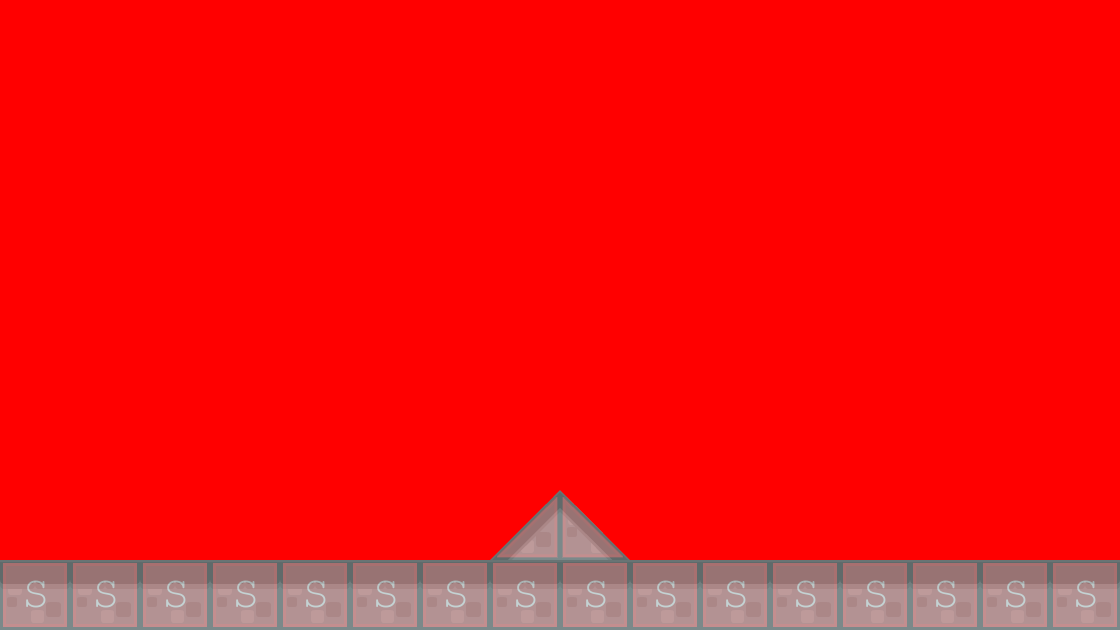

A 2D game scene composited from a Tiled map and its tileset images. What follows is a short description and the map's XML, with each tile layer's data collapsed to a summary:
An orthogonal 16x9 tile map with 70x70 px tiles, 2 tile layers (background1, collision), 2 tilesets and 2 objects (PlayerBase, EnemyBase).

<map version="1.0" orientation="orthogonal" renderorder="right-down" width="16" height="9" tilewidth="70" tileheight="70" backgroundcolor="#ff0000">
 <tileset firstgid="1" name="background-tiles" tilewidth="70" tileheight="70">
  <image source="../img/background-tiles.png" width="910" height="910" />
  <tile id="31">
   <properties>
    <property name="type" value="rslope" />
   </properties>
  </tile>
 </tileset>
 <tileset firstgid="170" name="meta-tiles" tilewidth="70" tileheight="70">
  <image source="../img/meta-tiles.png" width="350" height="70" />
  <tile id="1">
   <properties>
    <property name="type" value="lslope" />
   </properties>
  </tile>
  <tile id="3">
   <properties>
    <property name="type" value="rslope" />
   </properties>
  </tile>
  <tile id="4">
   <properties>
    <property name="type" value="solid" />
   </properties>
  </tile>
 </tileset>
 <layer name="background1" width="16" height="9">
  <data>[144 cells, 18 non-empty, 3 distinct tile ids]</data>
 </layer>
 <layer name="collision" width="16" height="9" opacity="0.29">
  <data>[144 cells, 18 non-empty, 3 distinct tile ids]</data>
 </layer>
 <objectgroup name="BaseEntities">
  <object name="PlayerBase" x="140" y="420" width="70" height="140" />
  <object name="EnemyBase" x="910" y="420" width="70" height="140">
   <properties>
    <property name="EnemyBase" value="" />
   </properties>
  </object>
 </objectgroup>
</map>
